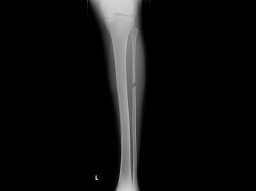
#> input picture Codes/Hueso.jpg, 256 x 191 px
$ python Code1.py
#> lines starting #> are read from the running program, lines starting #| are printed output that depends on the picture; after the words box and inside, x2 and y2 are one past the last pixel; in counts of white or black regions, pixels touching at a corner belong together
# From the attached images perform the most suitable
# Threshold Operation to segmentate a new image showing up
# the desire result.

#Libraries
import cv2
import numpy as np

#Select the image
image1 = cv2.imread('Hueso.jpg')
#> image1 is the input picture: shape (191, 256, 3); min 0, max 213, mean 15.3
image2 = cv2.imread('Palo.jpg')
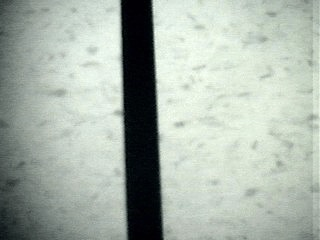
#> input picture Codes/Palo.jpg, 320 x 240 px
#> image2 is the input picture: shape (240, 320, 3); mean B, G, R 169.6, 179.1, 168.8

#Image converted to grayscale
img1 = cv2.cvtColor(image1, cv2.COLOR_BGR2GRAY)
img2 = cv2.cvtColor(image2, cv2.COLOR_BGR2GRAY)

#Implementation of thresholds
ret, th1 = cv2.threshold(img1, 121, 255, cv2.THRESH_BINARY)
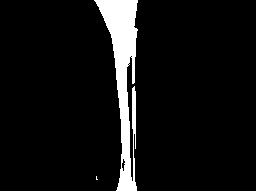
#> th1: shape (191, 256); 7% white; 2 white regions (1 under 20 px), largest, box (x1, y1, x2, y2) and area: (94, 0, 138, 191) 3442
ret, th2 = cv2.threshold(img2, 20, 255, cv2.THRESH_BINARY)
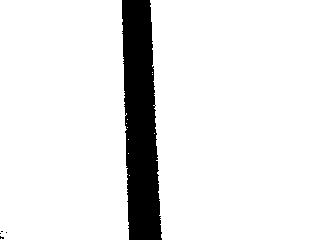
#> th2: shape (240, 320); 90.5% white; 5 black regions (4 under 20 px), largest, box (x1, y1, x2, y2) and area: (122, 0, 162, 240) 7300

cv2.imshow('Hueso_Binary', th1)
cv2.imwrite('Hueso_Result.png',th1)

cv2.imshow('Palo_Binary', th2)
cv2.imwrite('Palo_Result.png',th2)

cv2.waitKey(0)
cv2.destroyAllWindows()
